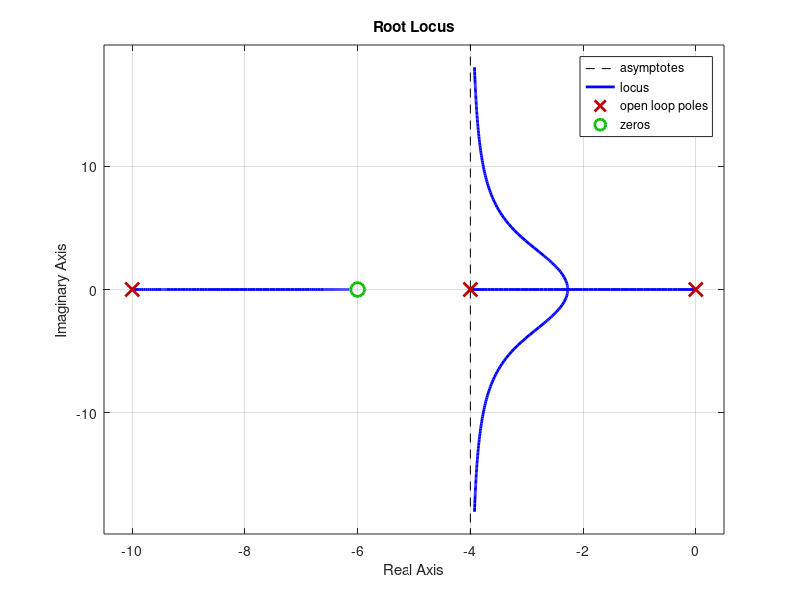

Write MATLAB code to recreate this figure.
% Root locus for L(s) = num/den with unity feedback
num = [1 6];              % 예: 14
den = [1 14 40 0];          % 예: s^2 + 9s + 14

sys = tf(num, den);      % 열린루프 L(s)
rlocus(sys)              % 근궤적
grid on; title('Root Locus');
